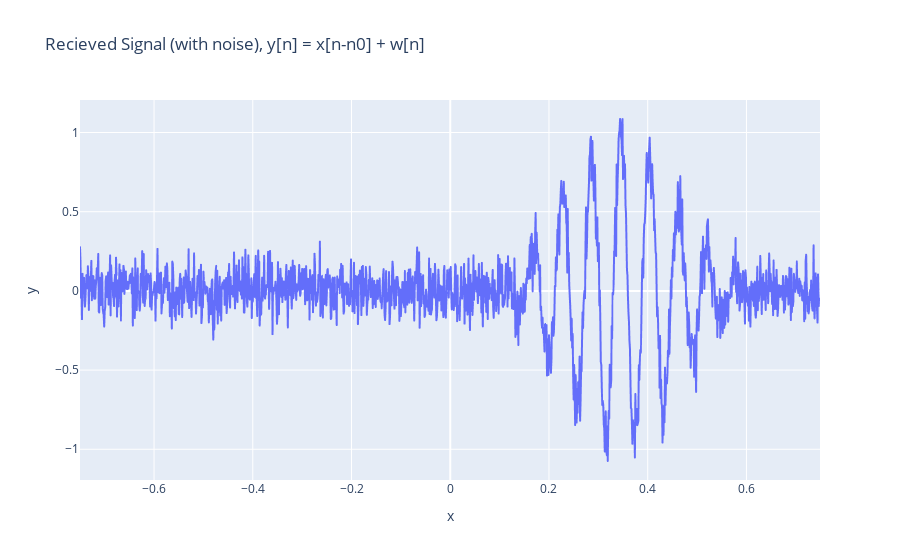

The notebook cell this image was saved under:
### Markdown cell above
Add AWGN to recieved signal (Fig. 5 in paper). It can tolerate large amounts of AWGN because AWGN has no autocorrelation, and thus will not impact the correlation result at all.

### Code cell
fig = px.line(x=t, y=y_awgn, title="Recieved Signal (with noise), y[n] = x[n-n0] + w[n]")
fig.show()

### Figure 1 — Plotly figure (JSON) as saved in the notebook; plotly's stock layout.template omitted (floating-point values rounded to 4 significant figures; data arrays with more than 128 entries replaced by an {"elided": "..."} marker saying what was removed)
{"data": [{"hovertemplate": "x=%{x}<br>y=%{y}<extra></extra>", "legendgroup": "", "line": {"color": "#636efa", "dash": "solid"}, "marker": {"symbol": "circle"}, "mode": "lines", "name": "", "showlegend": false, "type": "scattergl", "x": {"elided": "1500 float values"}, "xaxis": "x", "y": {"elided": "1500 float values"}, "yaxis": "y"}], "layout": {"autosize": true, "legend": {"tracegroupgap": 0}, "title": {"text": "Recieved Signal (with noise), y[n] = x[n-n0] + w[n]"}, "xaxis": {"anchor": "y", "autorange": true, "domain": [0, 1], "range": [-0.75, 0.749], "title": {"text": "x"}, "type": "linear"}, "yaxis": {"anchor": "x", "autorange": true, "domain": [0, 1], "range": [-1.194, 1.205], "title": {"text": "y"}, "type": "linear"}}}
